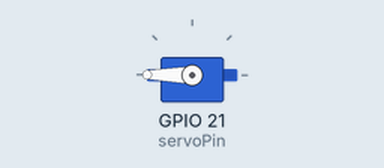
Bench run of a program on a simulated Raspberry Pi (BCM pin numbers). On the bench: servo. Servo angles are drawn from the pulse width (0.5 ms = 0°, 2.5 ms = 180°).

Above: at 0.05 s.
At 3.0 s:
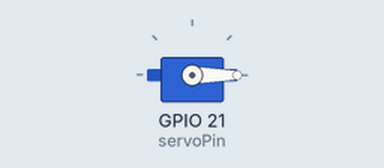
At 6.0 s:
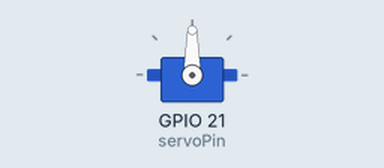
Timing chart, 0 to 7.8 s (numbered marks = the images above):
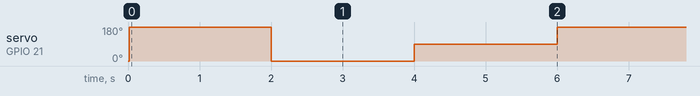

Measured:
- by itself, servo on GPIO 21 (servoPin): repeats every 6.0 s: 0° 2.0 s, 90° 2.0 s, 180° 2.0 s

The program:

servoTest2.py
```python
import RPi.GPIO as GPIO
import time

GPIO.setmode(GPIO.BCM)
GPIO.setwarnings(False)

servoPin = 21

GPIO.setup(servoPin, GPIO.OUT)
servo1 = GPIO.PWM(servoPin, 50)
servo1.start(2.5) #0

while True:
    servo1.ChangeDutyCycle(12.5)  #180
    time.sleep(2)
    servo1.ChangeDutyCycle(2.5)   #0
    time.sleep(2)
    servo1.ChangeDutyCycle(7.5)   #90
    time.sleep(2)
```
